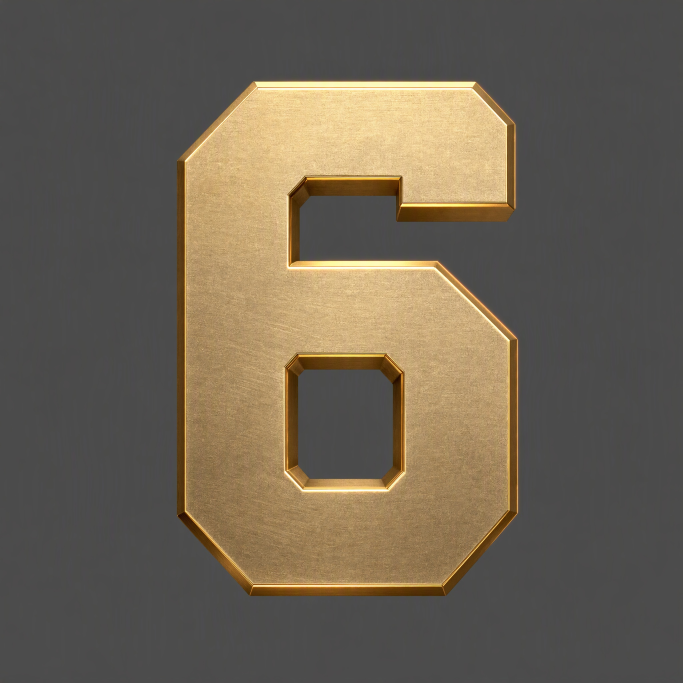
#> input picture assets/refs/digit-6-champagne.jpg, 2048 x 2048 px (shown at 1/3 size)
$ python remove_bg.py ../../../../assets/refs/digit-6-champagne.jpg out.png
#> lines starting #> are read from the running program, lines starting #| are printed output that depends on the picture; after the words box and inside, x2 and y2 are one past the last pixel; in counts of white or black regions, pixels touching at a corner belong together
#!/usr/bin/env python3
"""把纯色背景的生成图抠成透明 PNG。

适用于提示词里要求了"纯色、无渐变、无投影"背景的图（如 #505050 深灰）。
背景色取四周边缘像素的中位数；与边缘连通的近背景色区域、以及内部较大的
纯背景色空洞会变透明，过渡像素按色差给半透明并去除背景色残留。

发光文字/霓虹类图片用 --mode glow：提示词要求纯黑背景（#000000），按亮度把
光晕还原成半透明（α = 最亮通道 / knee），亮部保持不透明，颜色去掉黑色混合。

书法、墨迹、单色笔触类图片用 --mode ink：白底（或任意纯色底）上按与背景的
色差算透明度，飞白、枯笔的淡色边缘还原成半透明的墨色，不会在深色底上留浅色毛边。

用法：
  python3 remove_bg.py 输入.png 输出.png [--crop] [--preview 预览.png]
  python3 remove_bg.py 输入.png 输出.png --mode glow [--knee 180] [--crop]
  python3 remove_bg.py 输入.png 输出.png --mode ink [--crop]
依赖：pillow numpy scipy
"""
import argparse

import numpy as np
from PIL import Image
from scipy import ndimage


def main():
    p = argparse.ArgumentParser(description="纯色背景抠图，输出透明 PNG")
    p.add_argument("src")
    p.add_argument("dst")
    p.add_argument("--low", type=float, default=12, help="色差低于此值完全透明（默认 12）")
    p.add_argument("--high", type=float, default=40, help="色差高于此值完全不透明（默认 40）")
    p.add_argument("--min-hole", type=float, default=0.0005, help="内部空洞最小面积占比（默认 0.0005）")
    p.add_argument("--mode", choices=["flat", "glow", "ink"], default="flat",
                   help="flat：纯色背景（默认）；glow：黑底发光；ink：纯色底上的墨迹/书法")
    p.add_argument("--knee", type=float, default=180, help="glow 模式下最亮通道达到此值即完全不透明（默认 180）")
    p.add_argument("--crop", action="store_true", help="裁到主体边界并留 3%% 边距")
    p.add_argument("--preview", help="另存一张棋盘格/白/黑三联预览图")
    a = p.parse_args()

    img = np.asarray(Image.open(a.src).convert("RGB")).astype(np.float32)
    h, w, _ = img.shape
#> h = 2048; w = 2048
    b = 16
    border = np.concatenate([img[:b].reshape(-1, 3), img[-b:].reshape(-1, 3),
                             img[:, :b].reshape(-1, 3), img[:, -b:].reshape(-1, 3)])
    bg = np.median(border, axis=0)
#> bg = [76, 75, 75]

    if a.mode == "glow":
        # 背景噪点上限取边缘最亮通道的 99.5 分位，低于它的一律透明
        floor = np.percentile(border.max(axis=1), 99.5)
        m = np.clip(img.max(axis=2) - floor, 0, None)
        alpha = np.clip(m / (a.knee - floor), 0, 1)
        rgb = img.copy()
        vis = alpha > 0
        rgb[vis] = (img[vis] - (1 - alpha[vis, None]) * bg) / alpha[vis, None]
        finish(a, rgb, alpha, bg, h, w)
        return

    dist = np.linalg.norm(img - bg, axis=2)
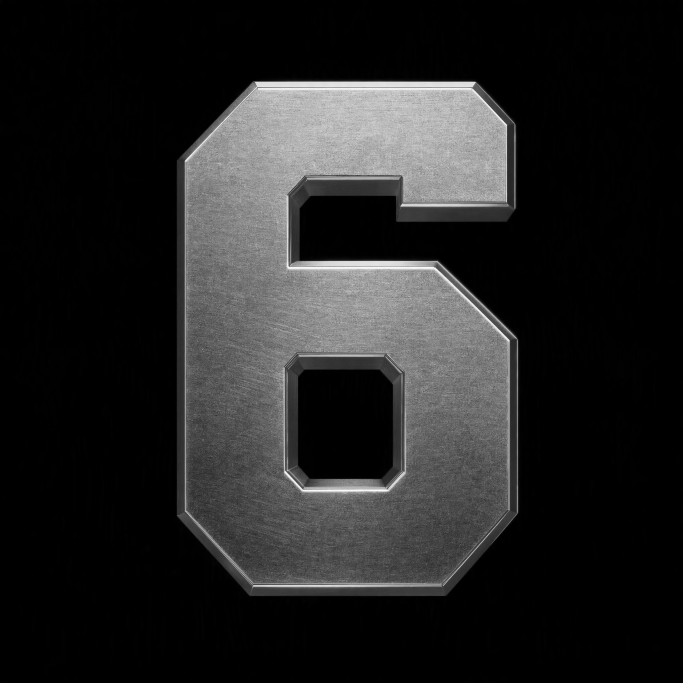
#> dist: shape (2048, 2048) float32 (shown at 1/3 size); min 1, max 309.5, mean 44.7; drawn with min black and max white

    if a.mode == "ink":
        # 墨色取最浓 5% 像素的平均色；α = 色差 / 墨色色差，去掉背景混色
        floor = np.percentile(np.linalg.norm(border - bg, axis=1), 99.5)
        ink_px = img[dist >= np.percentile(dist, 99)]
        knee = np.linalg.norm(ink_px.mean(axis=0) - bg) * 0.9
        alpha = np.clip((dist - floor) / (knee - floor), 0, 1)
        rgb = img.copy()
        vis = alpha > 0
        rgb[vis] = (img[vis] - (1 - alpha[vis, None]) * bg) / alpha[vis, None]
        finish(a, rgb, alpha, bg, h, w)
        return

    labels, n = ndimage.label(dist < a.high, structure=np.ones((3, 3)))
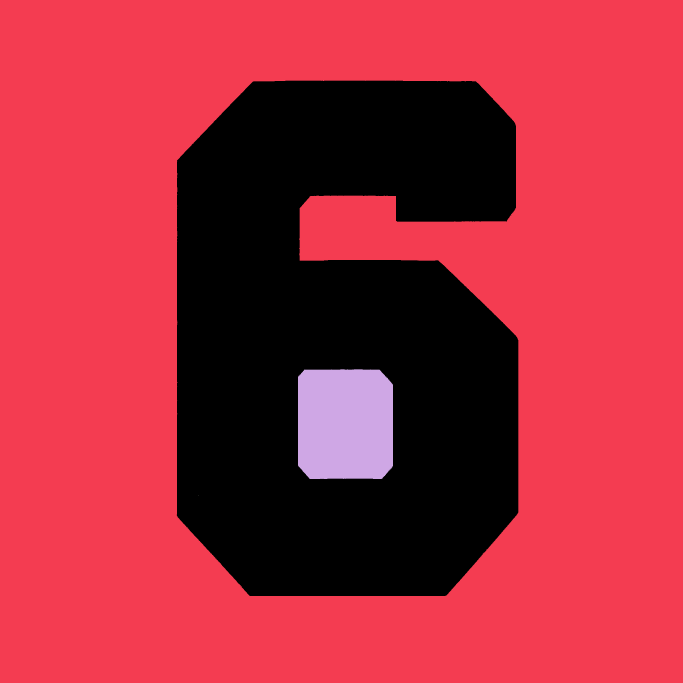
#> labels: shape (2048, 2048) int32 (shown at 1/3 size); 4 distinct labels, from 0 to 3; one colour per label, 0 black
#> n = 3
    edge_ids = np.unique(np.concatenate([labels[0], labels[-1], labels[:, 0], labels[:, -1]]))
#> edge_ids = [1]
    keep = set(edge_ids[edge_ids > 0].tolist())
#> keep = 1 item
    areas = ndimage.sum(np.ones_like(dist), labels, index=np.arange(1, n + 1))
#> areas = [2829146, 90933, 1]
    means = ndimage.mean(dist, labels, index=np.arange(1, n + 1))
#> means = [1.63, 2.13, 39.74]
    for i, (area, mean) in enumerate(zip(areas, means), 1):
        if area >= a.min_hole * h * w and mean < a.low:
            keep.add(i)
#> this loop made 3 passes
#> (area, mean) on passes 1 to 2: (2829146, 1.63), (90933, 2.13)
#> after the loop, keep = 2 items
    bgmask = np.isin(labels, list(keep))
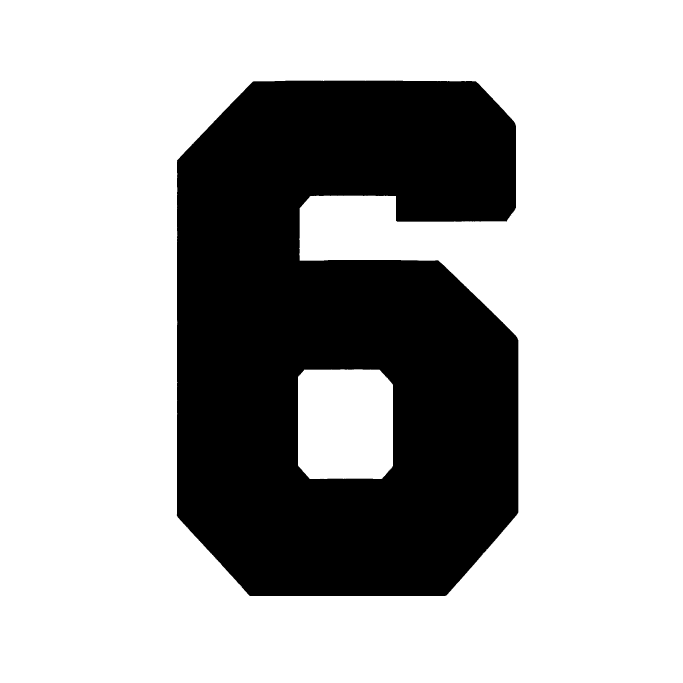
#> bgmask: shape (2048, 2048) bool (shown at 1/3 size); 69.6% white; 1 black region, box (x1, y1, x2, y2) and area: (530, 242, 1555, 1788) 1274225

    alpha = np.ones((h, w), np.float32)
    alpha[bgmask] = np.clip((dist[bgmask] - a.low) / (a.high - a.low), 0, 1)
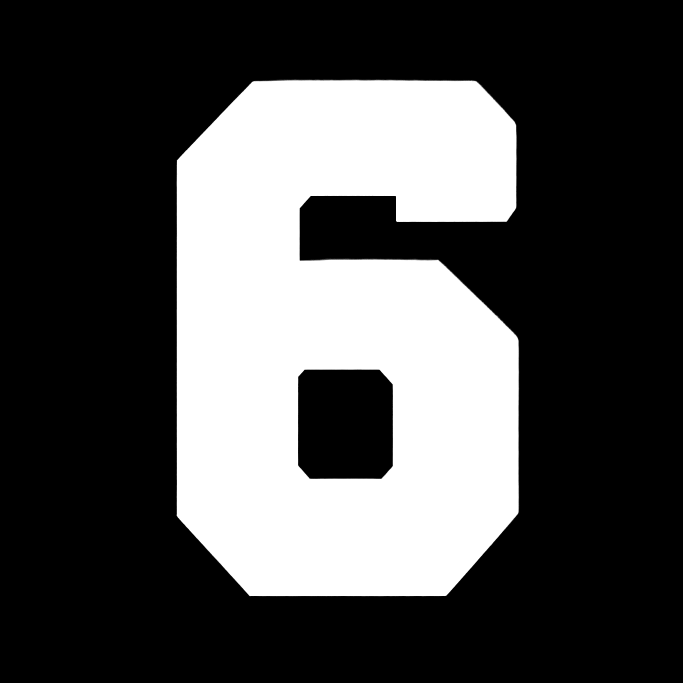
#> alpha: shape (2048, 2048) float32 (shown at 1/3 size); min 0, max 1, mean 0.305

    # 半透明像素去掉背景色残留：C = (P - (1 - α)·B) / α
    rgb = img.copy()
    semi = (alpha > 0) & (alpha < 1)
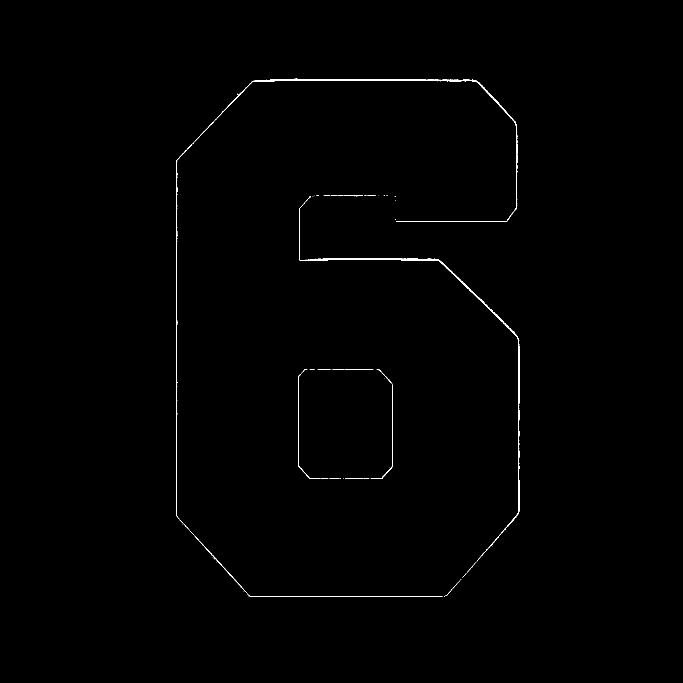
#> semi: shape (2048, 2048) bool (shown at 1/3 size); 0.34% white; 71 white regions (52 under 20 px), largest, box (x1, y1, x2, y2) and area: (529, 236, 1552, 1551) 5987, (898, 588, 1559, 1668) 5065, (741, 1780, 1328, 1789) 591
    rgb[semi] = (img[semi] - (1 - alpha[semi, None]) * bg) / alpha[semi, None]
    finish(a, rgb, alpha, bg, h, w)


def finish(a, rgb, alpha, bg, h, w):
#> called with bg = array of shape (3,), h = 2048, w = 2048
    out = np.dstack([np.clip(rgb, 0, 255), alpha * 255]).astype(np.uint8)
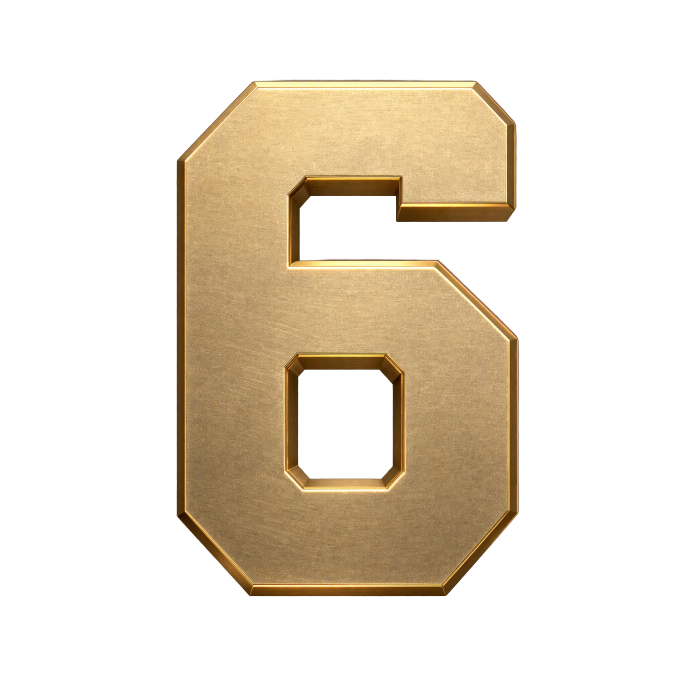
#> out: shape (2048, 2048, 4) (shown at 1/3 size); mean R, G, B, A 108.4, 98.5, 83.3, 77.8; transparent parts drawn white
    res = Image.fromarray(out, "RGBA")

    if a.crop:
        ys, xs = np.nonzero(alpha > 0.02)
        pad = int(0.03 * max(h, w))
        res = res.crop((max(xs.min() - pad, 0), max(ys.min() - pad, 0),
                        min(xs.max() + pad + 1, w), min(ys.max() + pad + 1, h)))
    res.save(a.dst)
    print(f"背景色 {bg.round().astype(int).tolist()}，输出 {a.dst} {res.size}")
#| 背景色 [76, 75, 75]，输出 out.png (2048, 2048)

    if a.preview:
        W, H = res.size
        tile = 32
        yy, xx = np.mgrid[:H, :W]
        checker = np.where(((yy // tile + xx // tile) % 2)[..., None], 200, 255).astype(np.uint8).repeat(3, 2)
        panels = []
        for base in (Image.fromarray(checker), Image.new("RGB", (W, H), "white"), Image.new("RGB", (W, H), (20, 20, 20))):
            base = base.convert("RGBA")
            base.alpha_composite(res)
            panels.append(base.convert("RGB"))
        sheet = Image.new("RGB", (W * 3, H))
        for i, pnl in enumerate(panels):
            sheet.paste(pnl, (W * i, 0))
        sheet.thumbnail((2400, 2400))
        sheet.save(a.preview)


if __name__ == "__main__":
    main()
